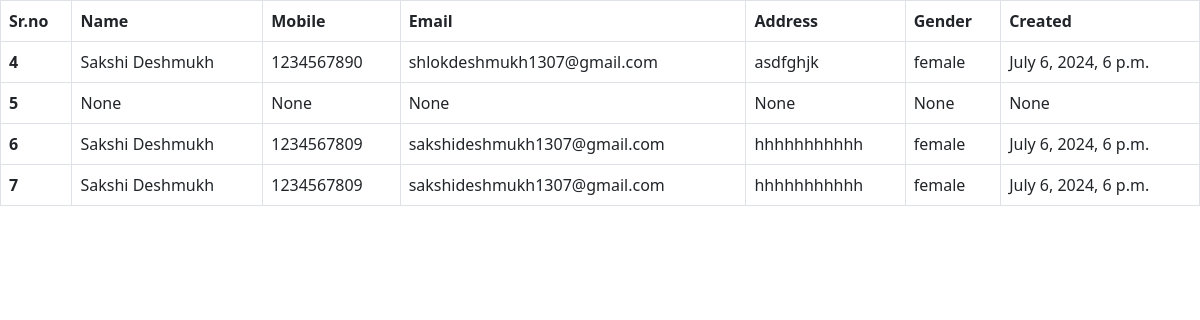
The page /staff/cust_data/ on the database as committed earlier.
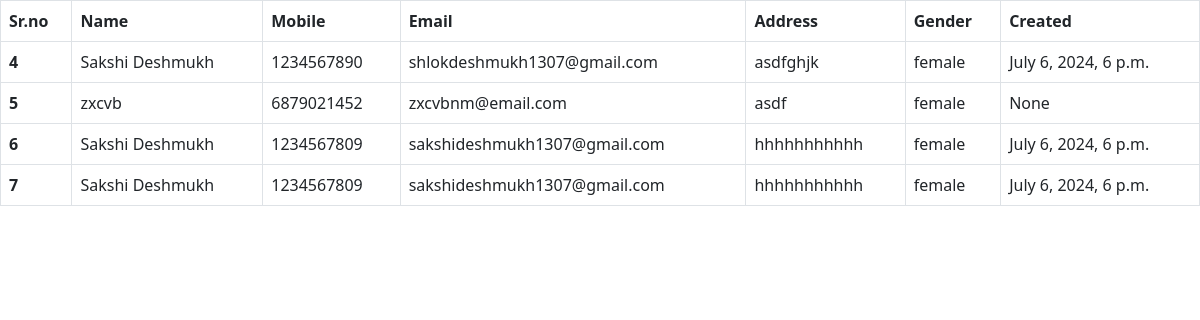
The same page on the database as committed later.
### cust/models.py (models this page shows)
class customer(models.Model):
    user = models.OneToOneField(User, on_delete=models.CASCADE,null=True)
    name = models.CharField(max_length=50,null=True)
    mobile = models.IntegerField(null=True)
    email = models.EmailField(max_length=254,null=True)
    address = models.CharField(max_length=50,null=True)
    gender = models.CharField(max_length=50,null=True)
    created_at = models.DateTimeField(auto_now=False, auto_now_add=False,null=True)

### staff/views.py (the view)
# urls.py: path('cust_data/',cust_data,name='cust_data'),
def cust_data(request):
    s=customer.objects.all()
    return render(request,'staff/cust_data.html',{'cust':s})

### templates/staff/cust_data.html (shortened to what this page needs)
<!DOCTYPE html>
<html lang="en">
<head>
    <link href="https://cdn.jsdelivr.net/npm/bootstrap@5.0.2/dist/css/bootstrap.min.css" rel="stylesheet">
</head>
<body>
    <table class="table table-bordered">
            <thead>
              <tr>
                <th scope="col">Sr.no</th>
                <th scope="col">Name</th>
                <th scope="col">Mobile</th>
                <th scope="col">Email</th>
                <th scope="col">Address</th>
                <th scope="col">Gender</th>
                <th scope="col">Created</th>
              </tr>
            </thead>
            <tbody>
                {%for i in cust%}
                   <tr>
                    <th scope="row">{{i.id}}</th>
                    <td>{{i.name}}</td>
                    <td>{{i.mobile}}</td>
                    <td>{{i.email}}</td>
                    <td>{{i.address}}</td>
                    <td>{{i.gender}}</td>
                    <td>{{i.created_at}}</td>
                  </tr>
                {% endfor %}
            </tbody>
      </table>
</body>
</html>

Rows that differ between the two databases and show on the page:
changed customer "None": name "None" → "zxcvb"; mobile "None" → "6879021452"; email "None" → "zxcvbnm@email.com"; address "None" → "asdf"; gender "None" → "female"
